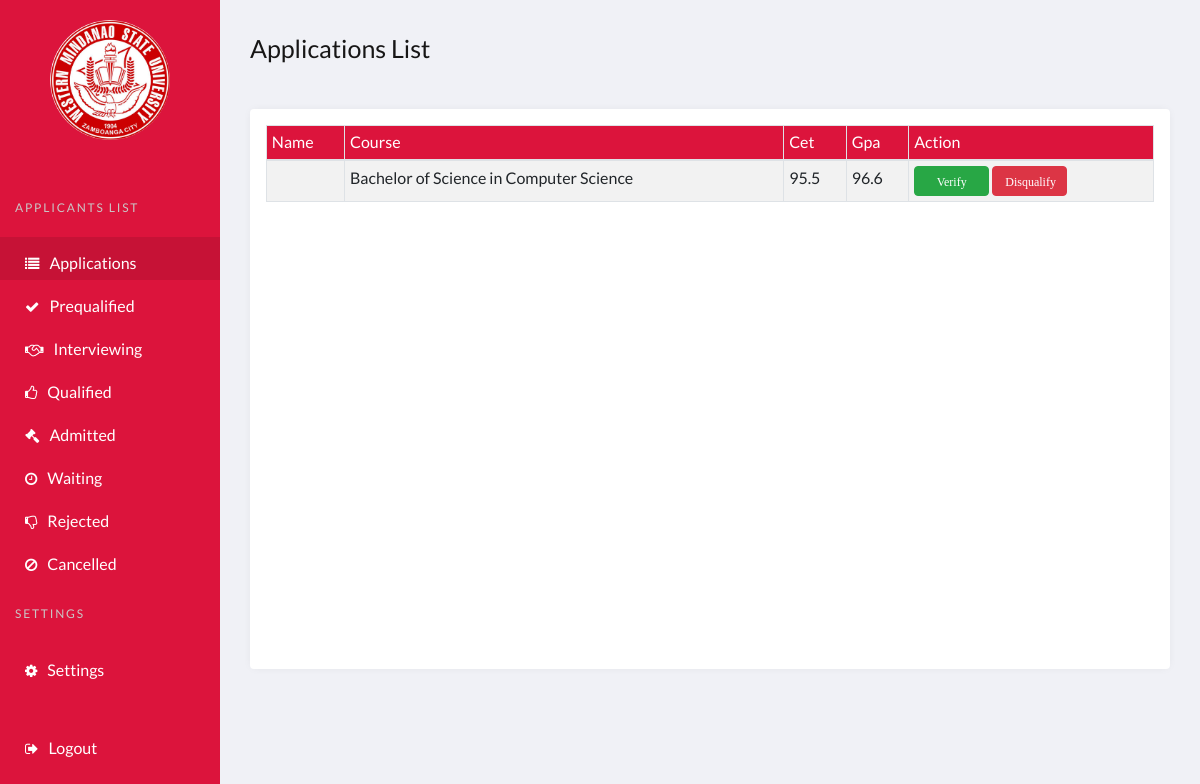
/admin/admin.main.php (signed in), run on the app's committed database.
### tables this page shows
CREATE TABLE `selectedcourse` (
  `id` int(11) NOT NULL,
  `user_id` int(11) NOT NULL,
  `course_id` int(11) NOT NULL,
  `file_id` int(11) NOT NULL,
  `userStatus` varchar(100) DEFAULT NULL,
  `date` varchar(200) NOT NULL
);

CREATE TABLE `coursestbl` (
  `course_id` int(11) NOT NULL,
  `course_name` varchar(255) NOT NULL,
  `course_description` varchar(1000) NOT NULL,
  `college_id` int(11) NOT NULL,
  `course_img` text DEFAULT NULL,
  `quota` int(200) DEFAULT NULL,
  `waiting` int(200) DEFAULT NULL,
  `cet_req` float DEFAULT NULL,
  `gpa_req` float DEFAULT NULL
);

CREATE TABLE `attachment` (
  `id` int(11) NOT NULL,
  `cet_path` text NOT NULL,
  `gmoral_path` text NOT NULL,
  `gpa_path` text NOT NULL,
  `shiftee_path` text DEFAULT NULL,
  `user_id` int(100) NOT NULL,
  `cetValue` varchar(100) NOT NULL,
  `gpaValue` varchar(100) NOT NULL
);

### admin/admin.main.php (the view, shortened to what this page needs)
<?php
include('../functions.php');
?>
<!DOCTYPE html>
<html lang="en">
<head>
    <link rel="stylesheet" href="../bootstrap4/css/bootstrap.min.css">
    <link href="//maxcdn.bootstrapcdn.com/font-awesome/4.7.0/css/font-awesome.min.css" rel="stylesheet">
    <link rel="stylesheet" href="../css/admin.style.css">
    <link rel="stylesheet" href="../css/btn.admin.css">
    <link rel="stylesheet" type="text/css" href="../DataTables/datatables.css">
</head>
<body>
    <?php  if (isset($_SESSION['user'])) : ?>
    <header class="page-header">
        <nav>
          <a href="../index.html">
            <img class="logo mx-auto" src="../seal/wmsu-logo.png" alt="wmsu logo">
          </a>
          <ul class="admin-menu">
            <li class="menu-heading">
              <h3>APPLICANTS LIST</h3>
            </li>
            <li>
                <a href="admin.main.php" class="active">
                  <i class="fa fa-list" aria-hidden="true"><span>Applications</span></i>
                </a>
            </li>
            <li>
                <a href="admin.pre.php">
                  <i class="fa fa-check" aria-hidden="true"><span>Prequalified</span></i>
                </a>
            </li>
            <li>
                <a href="admin.inter.php">
                  <i class="fa fa-handshake-o" aria-hidden="true"><span>Interviewing</span></i>
                </a>
            </li>
            <li>
                <a href="admin.qual.php">
                    <i class="fa fa-thumbs-o-up" aria-hidden="true"><span>Qualified</span></i>
                </a>
            </li>
            <li>
                <a href="admin.admit.php">
                <i class="fa fa-gavel" aria-hidden="true"><span>Admitted</span></i>
                </a>
            </li>
            <li>
                <a href="admin.wait.php">
                <i class="fa fa-clock-o" aria-hidden="true"><span>Waiting</span></i>
                </a>
            </li>
            <li>
              <a href="admin.rej.php">
                <i class="fa fa-thumbs-o-down" aria-hidden="true"><span>Rejected</span></i>
              </a>
            </li>
            <li>
              <a href="admin.cancel.php">
              <i class="fa fa-ban" aria-hidden="true"><span>Cancelled</span></i>
              </a>
            </li>
            <li class="menu-heading">
              <h3>Settings</h3>
            </li>
            <li>
              <a href="setting.admin.php">
                <i class="fa fa-cog" aria-hidden="true"><span>Settings</span></i>
              </a>
            </li>
            <li>
              <a href="../index.php?logout='1'">
                <i class="fa fa-sign-out"><span>Logout</span></i>
              </a>
            </li>
          </ul>
        </nav>
      </header>
      <?php endif ?>
      <section class="page-content">
        <section class="btn-group">
          <p class="section-name">Applications List</p>
        </section>
        <section class="grid">
          <article>
              <div class="table table-responsive-sm table-responsive-md table-responsive-lg table-responsive-xl mx-3 my-3">
                <table class="table table-sm table-striped table-bordered table-hover" id="printable-table">
                    <thead class="thead">
                    <?php $results = mysqli_query($db, "SELECT * from selectedcourse
                      LEFT JOIN users ON selectedcourse.user_id = users.id
                      LEFT JOIN coursestbl ON selectedcourse.course_id = coursestbl.course_id
                      LEFT JOIN attachment ON selectedcourse.file_id = attachment.id WHERE userStatus='PENDING'")?>
                        <tr>
                            <th>Name</th>
                            <th>Course</th>
                            <th>Cet</th>
                            <th>Gpa</th>
                            <th>Action </th>
                        </tr>
                    </thead>
                    <tbody class="tbody">
                        <?php while ($row = mysqli_fetch_array($results)) { ?>
                            <tr>
                          <td><?php echo $row['fname']; ?> <?php echo $row['lname']; ?></td>
                          <td><?php echo $row['course_name']; ?></td>
                          <td><?php echo $row['cetValue']; ?></td>
                          <td><?php echo $row['gpaValue']; ?></td>
                          <td>
                            <a class="btnaction" href="action/accept.php?user_id=<?php echo $row['user_id']; ?>">
                              <button class="btn btn-success">Verify</button>
                            </a>
                            <a class="btnaction" href="action/reject.php?user_id=<?php echo $row['user_id']; ?>">
                              <button class="btn btn-danger">Disqualify</button>
                            </a>
                          </td>
                        <?php
                          }
                        ?>
                    </tbody>
                </table>
              </div>
          </article>
        </section>
      </section>
</body>
</html>

### css/admin.style.css (style rules this page uses)
:root { --page-header-bgColor: crimson; --page-header-bgColor-hover: rgba(0, 0, 0, 0.103); --page-header-txtColor: white; --page-header-headingColor: rgb(202, 198, 198); --page-header-width: 220px; --page-content-bgColor: #f0f1f6; --page-content-txtColor: #171616; --page-content-blockColor: #fff; --border-radius: 4px; --box-shadow: 0 0 10px -2px rgba(0, 0, 0, 0.075); }
* { padding: 0; margin: 0; box-sizing: border-box; font: 16px/1.5 "Lato"; }
ul { list-style: none; }
a,button { color: inherit; }
a { text-decoration: none; }
button { cursor: pointer; }
button, input { border: none; }
i { display: block; }
.page-header { position: fixed; top: 0; left: 0; right: 0; bottom: 0; overflow: auto; padding-top: 20px; width: var(--page-header-width); color: var(--page-header-txtColor); background: var(--page-header-bgColor); }
.page-header nav { display: flex; flex-direction: column; min-height: 100%; }
.page-header .logo { border-radius: 50%; display: block; max-width: 120px; }
.page-header .admin-menu { display: flex; flex-direction: column; flex-grow: 1; margin-top: 35px; }
.page-header .admin-menu li:nth-last-child(2) { margin-bottom: 35px; }
.page-header .admin-menu li:last-child { margin-top: auto; margin-bottom: 20px; }
.page-header .admin-menu li > * { width: 100%; padding: 14px 15px; }
.page-header .admin-menu li i span { width: 100%; padding: 14px 10px; }
.page-header .admin-menu .menu-heading h3 { text-transform: uppercase; letter-spacing: 0.15em; font-size: 12px; margin-top: 12px; color: var(--page-header-headingColor); }
.page-header .admin-menu i { width: 10px; height: 15px; fill: var(--page-header-txtColor); margin-right: 0px; margin-left: 10px; transition: fill 0.2s; }
.page-header .admin-menu li a { text-decoration: none; }
.page-header .admin-menu li a.active { background-color: var(--page-header-bgColor-hover); }
.page-header .admin-menu a, .page-header .admin-menu button { display: flex; align-items: center; font-size: 0.9rem; transition: background 0.2s, color 0.2s; }
.page-content { position: relative; left: var(--page-header-width); width: calc(100% - var(--page-header-width)); min-height: 100vh; padding: 30px; color: var(--page-content-txtColor); background: var(--page-content-bgColor); }
.btn-group { display: grid; grid-template-columns: 1fr auto; grid-column-gap: 0px; align-items: center; background: var(--page-content-bgColor); margin-bottom: 25px; }
.btn-group .section-name { font-size: 25px; }
.page-content .grid .thead { background-color: var(--page-header-bgColor); color: white; font-size: 12px; }
.page-content .grid .tbody { font-size: 12px; }
.page-content .grid > article { display: flex; min-height: 70vh; height: 100%; background: var(--page-content-blockColor); border-radius: var(--border-radius); box-shadow: var(--box-shadow); }

### css/btn.admin.css (style rules this page uses)
.page-content .table .tbody .btnaction .btn { width: 75px; height: 30px; font-family: latto; font-size: 12px; text-align: center; }

### data on the page
selectedcourse: course.course_name "Bachelor of Science in Computer Science", attachment.cetValue "95.5", attachment.gpaValue "96.6"
